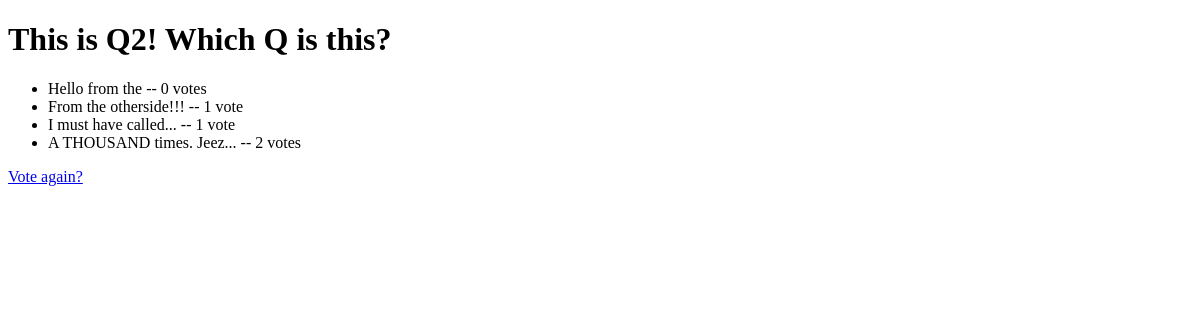
The app's page /polls/3/results/, older data.
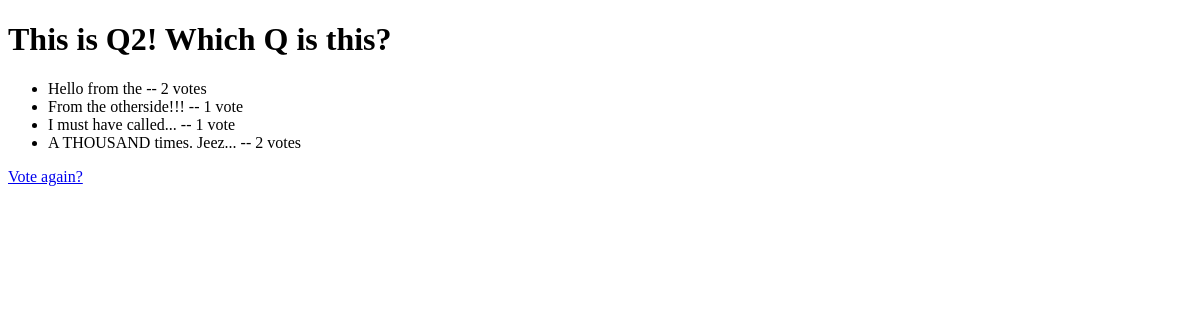
The same page, newer data.
### polls/models.py (models this page shows, shortened)
class Choice(models.Model):
  question = models.ForeignKey(Question, on_delete=models.CASCADE)
  choice_text = models.CharField(max_length=200)
  votes = models.IntegerField(default=0)

### polls/views.py (the view)
# urls.py: path('<int:pk>/results/', views.ResultsView.as_view(), name='results'),
class ResultsView(generic.DetailView):
  model = Question
  template_name = 'polls/results.html'

### polls/templates/polls/results.html (shortened to what this page needs)
<!DOCTYPE html>
<html lang="en">
  <head>
  </head>
  <body>
    <h1>{{ question.question_text }}</h1>
    <ul>
      {% for choice in question.choice_set.all %}
        <li>{{ choice.choice_text }} -- {{ choice.votes }}
          vote{{ choice.votes|pluralize }}</li>
      {% endfor %}
    </ul>
    <a href="{% url 'polls:detail' question.id %}">Vote again?</a>
  </body>
</html>

Row changes from the older to the newer data that the page shows:
changed Choice "Hello from the": votes "0" → "2"
